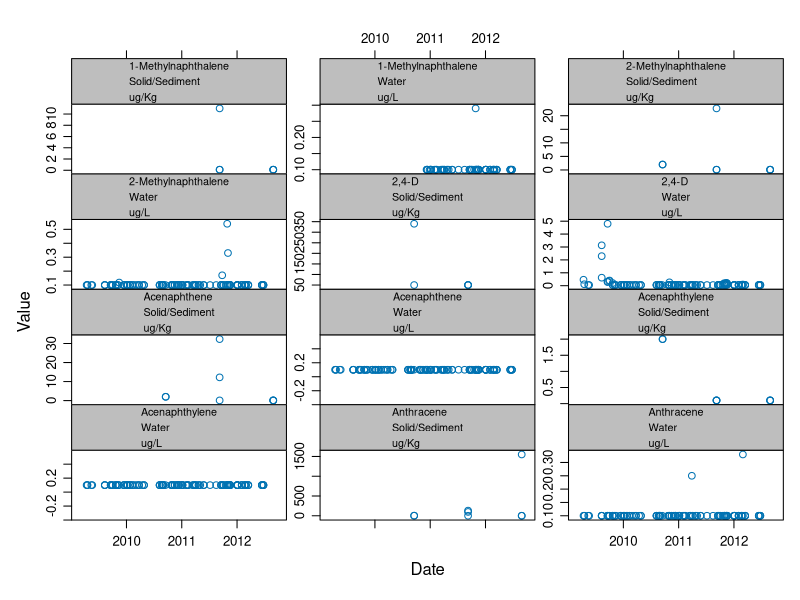
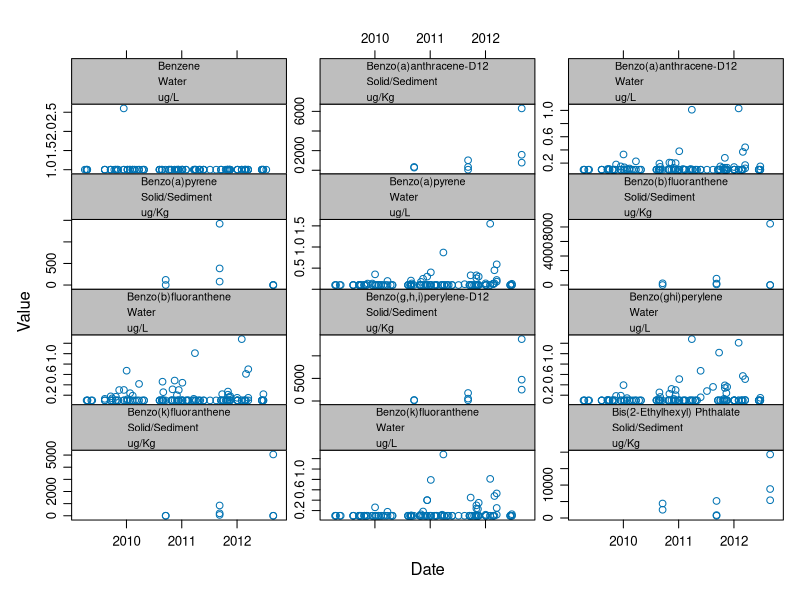
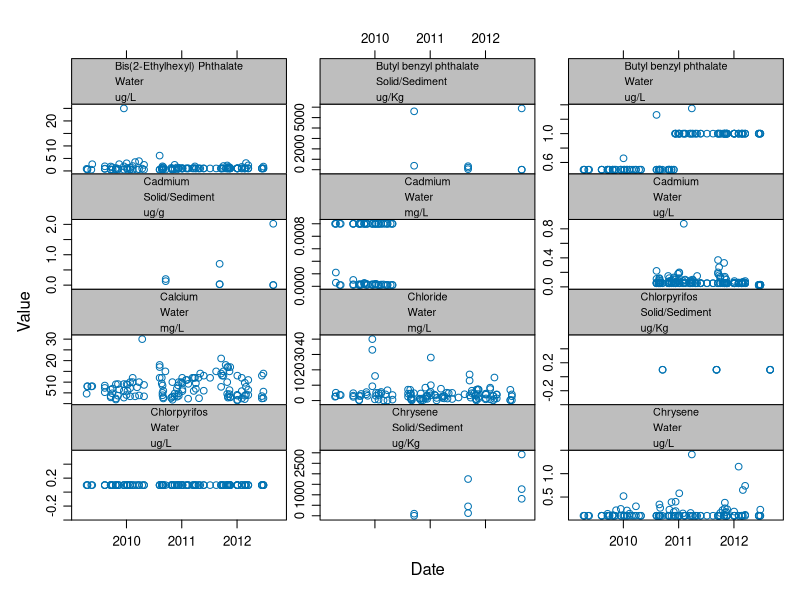
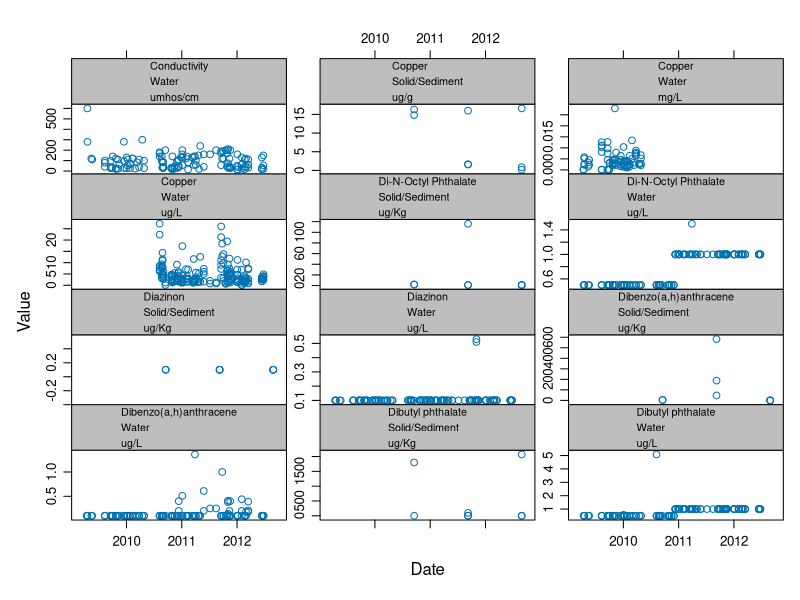
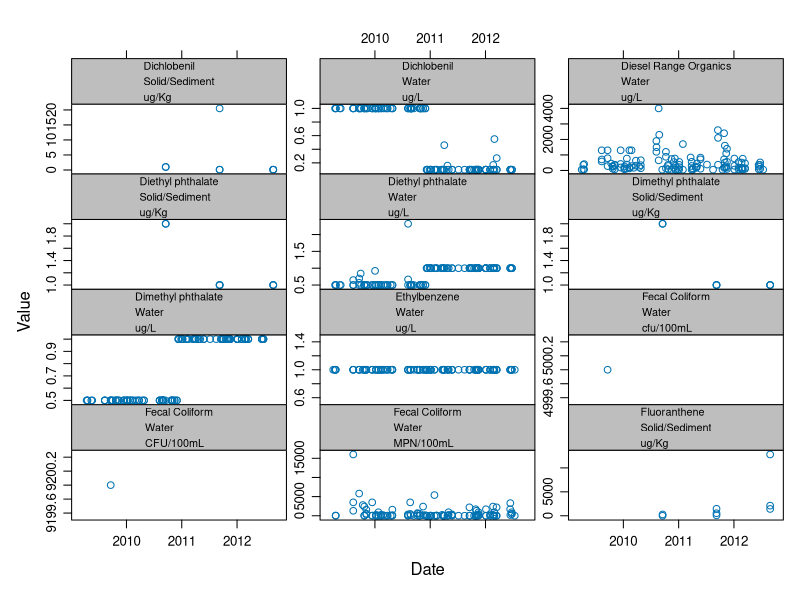
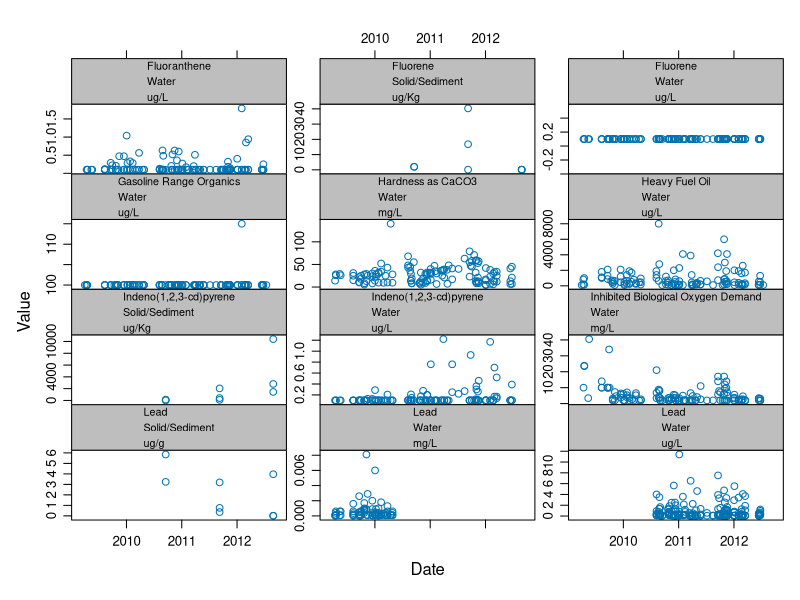
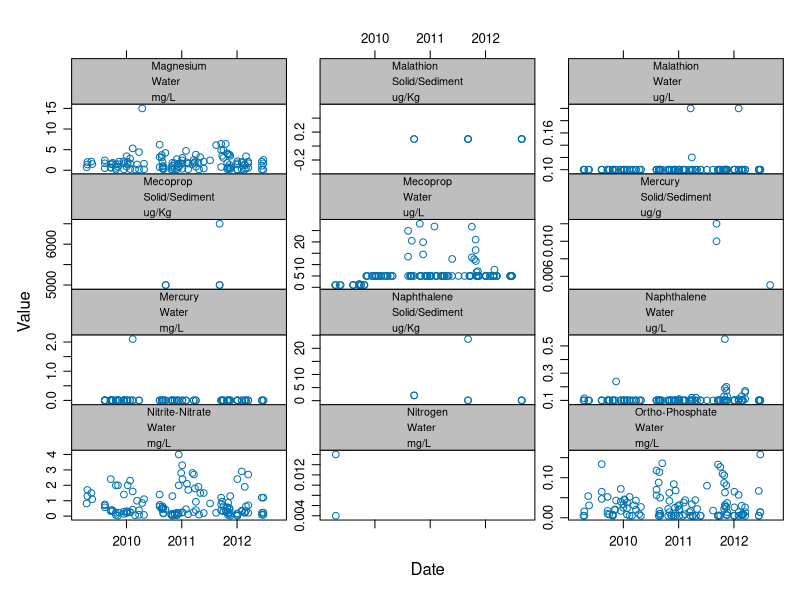
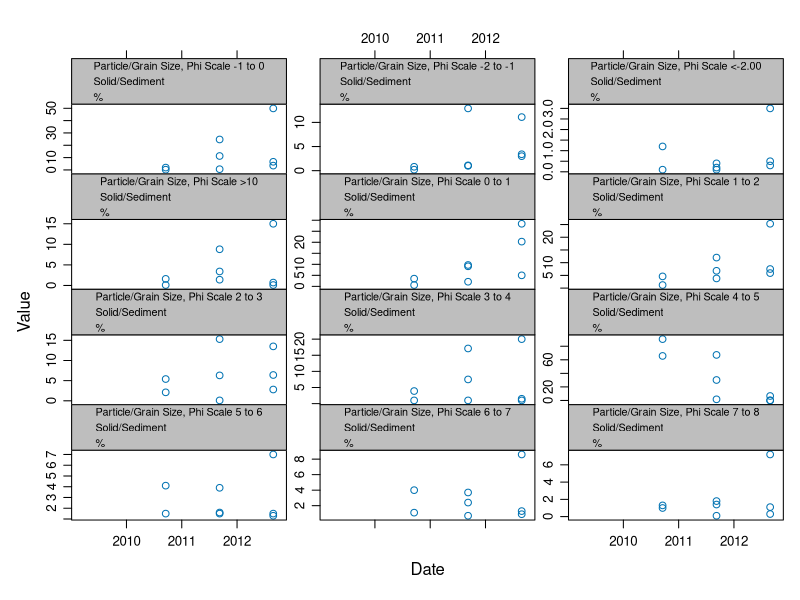

These charts were generated, in order, by the following R code:
# Required for the script to work.  Must be installed.
library(sqldf)
library(plyr)
library(ggplot2)
library(lattice)

# Import data.  Defaults to a test data set.  Make some derivative data sets.
eimData <- read.csv("test-data-sw.csv")
eimData$New_Name <- apply(eimData, 1, function(row) paste(row["Result_Parameter_Name"], row["Sample_Matrix"], row["Result_Value_Units"], sep="\n"))
eimData <- eimData[with(eimData, order(New_Name)), ]

# Visual summaries of the data
pdf("latticePlot.pdf", width=8, height=10.5, paper="letter")
print(xyplot(Result_Value ~ as.Date(Field_Collection_Start_Date, "%m/%d/%Y") | New_Name,
        data   = eimData, 
        layout = c(3,4),
        xlab   = "Date",
        ylab   = "Value",
        strip  = strip.custom(bg = "gray"),
        as.table = TRUE,
        par.strip.text = list(
          lines = 3.5,
          cex   = .65
        ),
        scales = list(y = list(relation = "free")))
      )
dev.off()

# Create tables to summarize data
# Count of Results by method
resultCounts <- sqldf("SELECT `Result_Parameter_Name`, `Sample_Matrix`, `Fraction_Analyzed`, `Result_Method`,
    Count(DISTINCT `Location_ID`) AS Locations, Count(`Result_Value`) AS Results
    FROM `eimData`
    GROUP BY `Result_Parameter_Name`, `Sample_Matrix`, `Fraction_Analyzed`, `Result_Method`")

# Rows with result qualifiers requiring detection & reporting limits
qualifiers <- sqldf("SELECT `Result_Parameter_Name`, `Location_ID`, `Field_Collection_Start_Date`, `Field_Collection_Start_Time`,
    `Result_Data_Qualifier`, `Result_Reporting_Limit`, `Result_Reporting_Limit_Type`,
    `Result_Detection_Limit`, `Result_Detection_Limit_Type`    
    FROM `eimData`
    WHERE length(`Result_Data_Qualifier`) > 0")

# Rows with missing required information (required for all Results, not conditionally required)
missingData <- sqldf("SELECT `Result_Parameter_Name`, `Location_ID`, `Field_Collection_Start_Date`, `Field_Collection_Start_Time`
    FROM `eimData`
    WHERE `Study_ID` = '' OR  `Study_ID` IS NULL
      OR `Location_ID` = '' OR  `Location_ID` IS NULL
      OR `Study_Specific_Location_ID` = '' OR  `Study_Specific_Location_ID` IS NULL
      OR `Field_Collection_Type` = '' OR  `Field_Collection_Type` IS NULL
      OR `Field_Collector` = '' OR  `Field_Collector` IS NULL
      OR `Field_Collection_Start_Date` = '' OR  `Field_Collection_Start_Date` IS NULL
      ")

# Summarize subsets of data
summaries <- ddply(
    eimData, 
    .(Location_ID, Result_Parameter_Name, Result_Value_Units, Sample_Matrix, Fraction_Analyzed, Result_Method), 
    summarize, 
    count = signif(length(Result_Value), digits = 3),
    mean  = signif(mean(Result_Value), digits = 3),
    max   = signif(max(Result_Value), digits = 3),
    min   = signif(min(Result_Value), digits = 3),
    q25   = signif(quantile(Result_Value)[2], digits = 3)
    )
